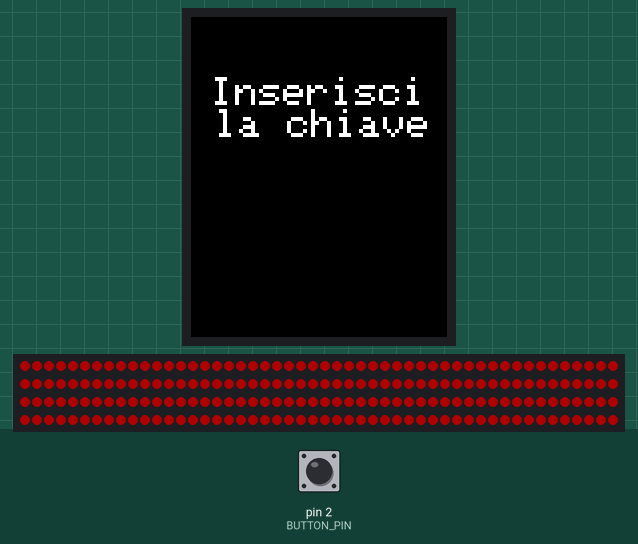
This sketch was run on a simulated Arduino Uno, built with avr-gcc and run on an emulated ATmega328P. On the bench: 128×160 colour display, 200 RGB LEDs in strip order, left to right, continuing on the next row. The inputs (shaded band) are chosen by the test bench; at power-on: pin 2 (BUTTON_PIN) HIGH. Dim RGB values are drawn brighter than linear.

Above: at 0.6 s.
At 1.3 s:
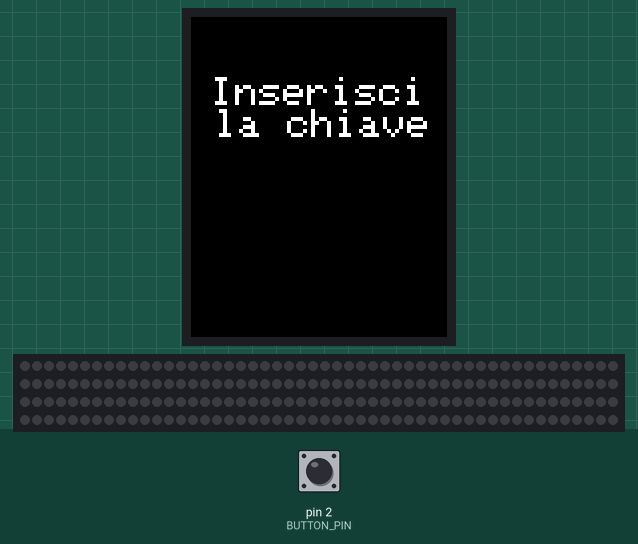
1.4 s: pin 2 (BUTTON_PIN) pulled LOW for 3.2 s
At 2.0 s:
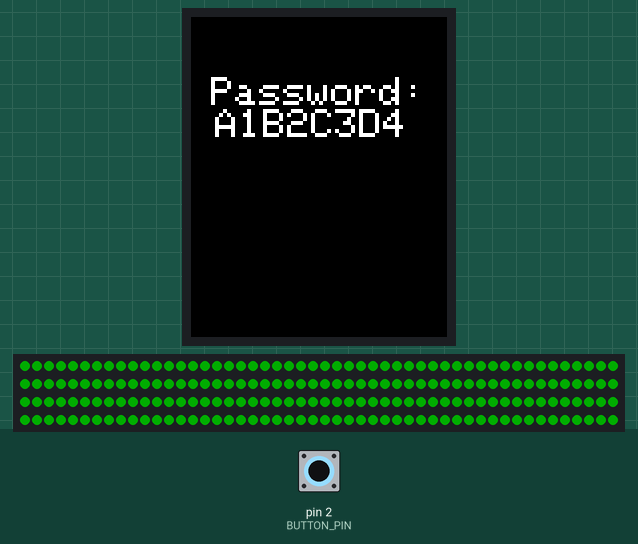
7.6 s: pin 2 (BUTTON_PIN) pulled LOW for 3.2 s
13.8 s: pin 2 (BUTTON_PIN) pulled LOW for 0.4 s
15.7 s: pin 2 (BUTTON_PIN) pulled LOW for 1 s
Timing chart, 0 to 18.7 s (numbered marks = the images above; inputs shaded):
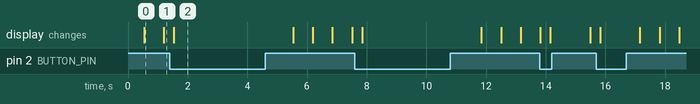

The sketch:

lock-02.ino
```cpp
#include <Adafruit_GFX.h>
#include <Adafruit_ST7735.h>
#include <Adafruit_NeoPixel.h>
#include <SPI.h>

// === TFT ===
#define TFT_CS   10
#define TFT_RST  9
#define TFT_DC   8

Adafruit_ST7735 tft = Adafruit_ST7735(TFT_CS, TFT_DC, TFT_RST);

// === BUTTON ===
#define BUTTON_PIN 2 // collegato a GND
// Il bottone usa INPUT_PULLUP → LOW = premuto

// === NEOPIXEL ===
#define LED_PIN     3
#define LED_COUNT   200

Adafruit_NeoPixel strip(LED_COUNT, LED_PIN, NEO_GRB + NEO_KHZ800);

// === VARIABILI LED ===
bool blinkingError = true;
bool ledState = false;
unsigned long lastBlink = 0;

void setup(void) {
  Serial.begin(9600);

  // TFT
  tft.initR(INITR_BLACKTAB);
  tft.fillScreen(ST77XX_BLACK);

  // Bottone
  pinMode(BUTTON_PIN, INPUT_PULLUP);

  // NeoPixel
  strip.begin();
  strip.setBrightness(50);
  strip.show(); // spegni tutti
}

void loop() {
  int buttonState = digitalRead(BUTTON_PIN);

  // === Display ===
  tft.fillScreen(ST77XX_BLACK);
  tft.setCursor(10, 30);
  tft.setTextColor(ST77XX_WHITE);
  tft.setTextSize(2);

  if (buttonState == LOW) {
    // Bottone premuto
    tft.print("Password: A1B2C3D4");

    blinkingError = false;

    // LED VERDI fissi per 1s
    for (int i = 0; i < strip.numPixels(); i++) {
      strip.setPixelColor(i, strip.Color(0, 255, 0));
    }
    strip.show();
    delay(1000);
  } else {
    // Bottone non premuto
    tft.print("Inserisci la chiave");

    blinkingError = true;
  }

  // === LED Lampeggio Rosso (non bloccante) ===
  if (blinkingError && millis() - lastBlink > 500) {
    ledState = !ledState;
    uint32_t color = ledState ? strip.Color(255, 0, 0) : strip.Color(0, 0, 0);
    for (int i = 0; i < strip.numPixels(); i++) {
      strip.setPixelColor(i, color);
    }
    strip.show();
    lastBlink = millis();
  }

  delay(300); // debounce display
}
```

Measured:
- after the input at 1.4 s, the display: changes after 0.13 s (image 2)
- what the display in image 0 shows lasts 0.7 s, from 0.5 s to 1.2 s
